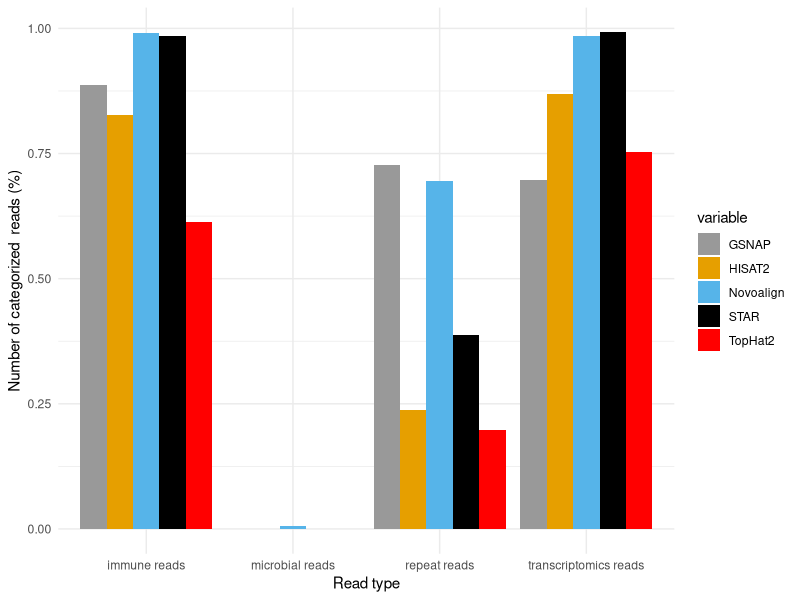

Generate this figure with R:
#!/usr/bin/env Rscript

library(ggplot2)
library(reshape2)
data=read.csv("mapped_reads_simulated.csv")
data.m <- melt(data, id.vars='cat')

pdf("mapped_reads_simulated.pdf",width=6,height=4) 

ggplot(data.m, aes(cat, value))+geom_bar(aes(fill = variable), position = "dodge", stat="identity")+scale_fill_manual(values=c("#999999", "#E69F00", "#56B4E9","black","red"))+theme_minimal()+labs(y = "Number of categorized  reads (%)")+labs(x = "Read type")

dev.off()


